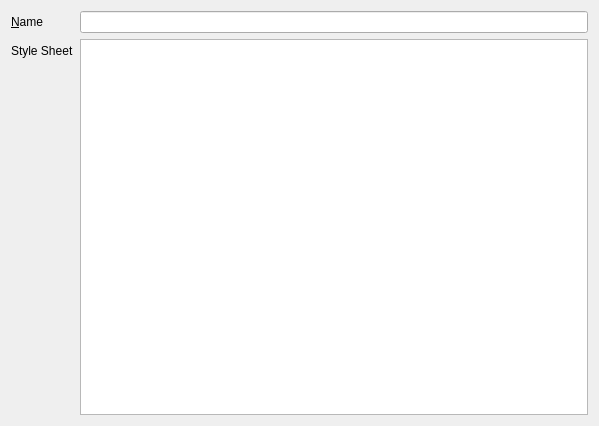
<?xml version="1.0" encoding="UTF-8"?>
<ui version="4.0">
 <class>sf::WidgetPropertyPage</class>
 <widget class="sf::PropertyPage" name="sf::WidgetPropertyPage">
  <property name="geometry">
   <rect>
    <x>0</x>
    <y>0</y>
    <width>599</width>
    <height>426</height>
   </rect>
  </property>
  <property name="windowTitle">
   <string>WidgetPropertyPage</string>
  </property>
  <layout class="QFormLayout" name="formLayout">
   <item row="1" column="1">
    <widget class="QPlainTextEdit" name="pteStyleSheet"/>
   </item>
   <item row="1" column="0">
    <widget class="QLabel" name="lblStyleSheet">
     <property name="text">
      <string>Style Sheet</string>
     </property>
     <property name="buddy">
      <cstring>pteStyleSheet</cstring>
     </property>
    </widget>
   </item>
   <item row="0" column="0">
    <widget class="QLabel" name="lblObjectName">
     <property name="text">
      <string>&amp;Name</string>
     </property>
     <property name="buddy">
      <cstring>pteStyleSheet</cstring>
     </property>
    </widget>
   </item>
   <item row="0" column="1">
    <widget class="QLineEdit" name="leObjectName"/>
   </item>
  </layout>
 </widget>
 <customwidgets>
  <customwidget>
   <class>sf::PropertyPage</class>
   <extends>QWidget</extends>
   <header>misc/qt/PropertyPage.h</header>
   <container>1</container>
  </customwidget>
 </customwidgets>
 <resources/>
 <connections/>
</ui>
